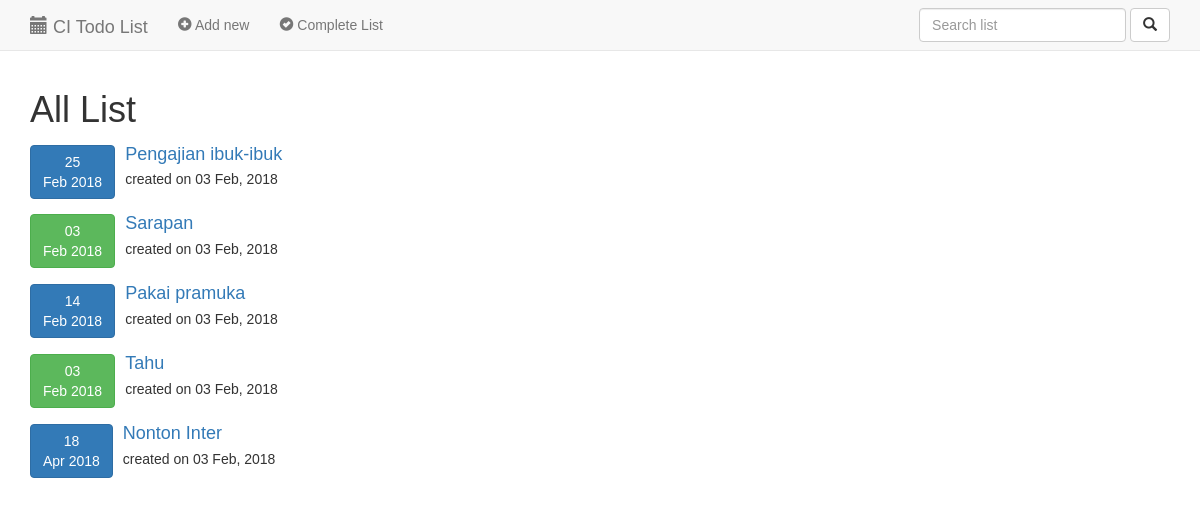
/index.php/app/all, run on the app's committed database.
### tables this page shows
CREATE TABLE `list` (
  `id` int(11) NOT NULL AUTO_INCREMENT,
  `title` varchar(200) NOT NULL,
  `description` text,
  `date_created` date NOT NULL,
  `date_due` date NOT NULL,
  `date_complete` date DEFAULT NULL,
  `is_completed` tinyint(4) NOT NULL DEFAULT '0' COMMENT '0 = belum, 1 = sudah',
  PRIMARY KEY (`id`)
);

### application/controllers/App.php (called while the page is built, shortened)
<?php
class App extends CI_Controller {
	public function __construct()
	{
		$this->load->model('model_list', 'list');
	}
	public function all()
	{
		$data['list'] = $this->list->get_all_list();
		$data['title'] 	= "All List";
		$this->load->view('template/header', $data);
		$this->load->view('nav/main');
		$this->load->view('main/index', $data);
		$this->load->view('template/footer');
	}
}

### index.php (called while the page is built, shortened)
<?php
require_once BASEPATH.'core/CodeIgniter.php';

### application/models/Model_list.php (called while the page is built, shortened)
<?php
class Model_list extends CI_Model
{
	private $table 	= 'list';
	function get_all_list()
	{
		$this->db->order_by('date_created', 'asc');
		return $this->db->get($this->table)->result_array();
	}
}

### application/views/main/index.php (the view, shortened to what this page needs)
<?php if ($this->uri->segment(2) == 'completed'): ?>
	<h1>Completed List</h1>
<?php elseif ($this->uri->segment(2) == 'all'): ?>
	<h1>All List</h1>
<?php else: ?>
	<h1>To do List</h1>
<?php endif; ?>
<?php if( $list ) : ?>
	<?php foreach ($list as $data) : ?>
	<div class="media">
	  <div class="media-left">
	  	<?php
	  		$_date = isset($data['date_complete']) ? $data['date_complete'] : $data['date_due'];
	  	?>
	    <a href="<?php echo site_url('app/detail/').$data['id'] ?>" class="btn <?php echo ($data['is_completed'] == 1) ? 'btn-success' : 'btn-primary' ; ?>"><?php echo date('d', strtotime($_date)) ?><br>
	    	<span class="text-center"><?php echo date('M Y', strtotime($_date)) ?></span>
	    </a>
	  </div>
	  <div class="media-body">
	    <h4 class="media-heading"><a href="<?php echo site_url('app/detail/').$data['id'] ?>"><?php echo $data['title'] ?></a></h4>
	    <p> created on <?php echo date('d M, Y', strtotime($data['date_created'])); ?></p>
	  </div>
	</div>
	<?php endforeach; ?>
<?php else : ?>
	<h4>Empty list...</h4>
	<p>Would you mind to add list instead .. ?</p>
	<a class="btn btn-primary" href="<?php echo site_url('app/add/') ?>">Add Now!</a>
<?php endif; ?>

### application/views/template/header.php (shortened to what this page needs)
<!DOCTYPE html>
<html>
<head>
	<link rel="stylesheet" type="text/css" href="<?php echo base_url('assets/css/') ?>normalize.css">
	<link rel="stylesheet" type="text/css" href="<?php echo base_url('assets/css/') ?>bootstrap.min.css">
</head>
<body>
	<div class="container">

### application/views/nav/main.php (shortened to what this page needs)
<nav class="navbar navbar-fixed-top navbar-default">
  <div class="container">
    <div class="navbar-header">
      <a class="navbar-brand" href="<?php echo site_url('app/') ?>"><span class="glyphicon glyphicon-calendar" aria-hidden="true"></span> CI Todo List</a>
    </div>
    <div class="collapse navbar-collapse" id="bs-example-navbar-collapse-1">
      <form class="navbar-form navbar-right" role="search">
        <div class="form-group">
          <input type="text" class="form-control" placeholder="Search list">
        </div>
        <button type="submit" class="btn btn-default"><span class="glyphicon glyphicon-search" aria-hidden="true"></span></button>
      </form>
      <ul class="nav navbar-nav navbar-left">
        <li><a href="<?php echo site_url('app/add') ?>"><span class="glyphicon glyphicon-plus-sign" aria-hidden="true"></span> Add new</a></li>
        <li><a href="<?php echo site_url('app/completed') ?>"><span class="glyphicon glyphicon-ok-sign" aria-hidden="true"></span> Complete List</a></li>
      </ul>
    </div>
  </div>
</nav>

### application/views/template/footer.php (shortened to what this page needs)
</div>
</body>
</html>

### application/views/template/header.php (style rules this page uses)
body { font-family: Ubuntu, sans-serif; padding-top: 70px; }

### data on the page
list: date('d', strtotime($_date)) "25", date('M Y', strtotime($_date)) "Feb 2018", title "Pengajian ibuk-ibuk", date_created "03 Feb, 2018"
list: date_complete "03", date_complete "Feb 2018", title "Sarapan", date_created "03 Feb, 2018"
list: date('d', strtotime($_date)) "14", date('M Y', strtotime($_date)) "Feb 2018", title "Pakai pramuka", date_created "03 Feb, 2018"
list: date_complete "03", date_complete "Feb 2018", title "Tahu", date_created "03 Feb, 2018"
list: date('d', strtotime($_date)) "18", date('M Y', strtotime($_date)) "Apr 2018", title "Nonton Inter", date_created "03 Feb, 2018"
